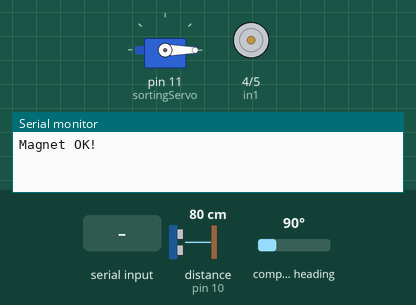
Recording of a sketch running on a simulated Arduino Uno, built with avr-gcc and run on an emulated ATmega328P. Parts: servo, motor-driver pin pairs drawn as motors (green arrow = first pin HIGH = forward, orange = second pin HIGH = backward, longer = more drive, scaled by the enable pin), the last lines printed to the serial monitor. The inputs (shaded band) are chosen by the test bench; at power-on: distance to the obstacle (sensor on pin 10) 80 cm, compass heading 90°. The echo pulse lasts 58.3 µs per cm.

Above: at 1.2 s.
1.3 s: "start\n" received over Serial
At 2.4 s:
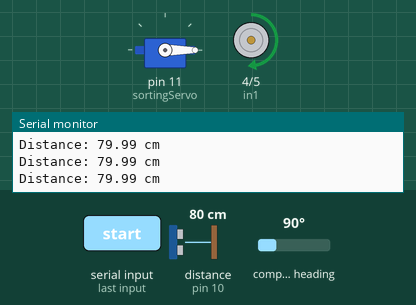
2.8 s: "servo:90\n" received over Serial
At 3.4 s:
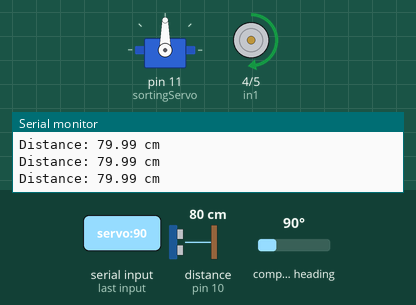
4.3 s: "stop\n" received over Serial
At 5.7 s:
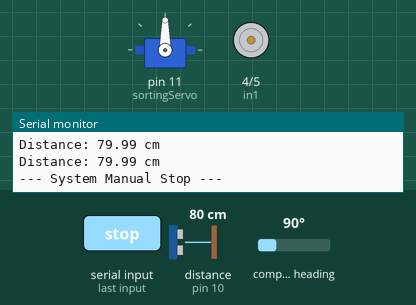
Timing chart, 0 to 7.3 s (numbered marks = the images above; inputs shaded):
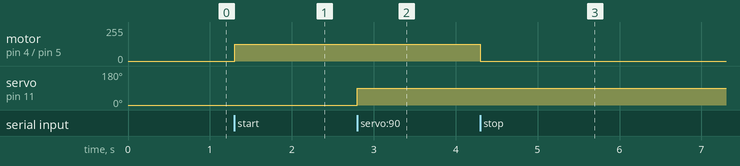

Measured:
- after the input at 1.3 s, motor on pin 4 (in1) / pin 5 (in2): stopped → forward 127/255 at once
- after the input at 2.8 s, servo on pin 11 (sortingServo): 0° → 90° at once
- after the input at 4.3 s, motor on pin 4 (in1) / pin 5 (in2): forward 127/255 → stopped at once

The sketch:

startStopSerialandHCSR04.ino
```cpp
#include <Wire.h>
#include <AS5600.h>
#include <Servo.h>

Servo sortingServo;
AMS_5600 ams5600;

// ── Encoder Variables ─────────────────────────────────────────────────────────
volatile int32_t encoderCount = 0;
int16_t previousRaw = -1;
const int16_t TICKS_PER_REV = 4096;
const int16_t HALF_TICKS = 2048;

// ── Timing & RPM Variables ────────────────────────────────────────────────────
unsigned long lastCalcTime = 0;
const uint16_t CALC_INTERVAL_MS = 50;
int32_t lastCount = 0;

// ── Motor Pins ────────────────────────────────────────────────────────────────
const int in1 = 4;
const int in2 = 5;
const int enA = 6;

// ── State Tracking ────────────────────────────────────────────────────────────
unsigned long motorStartTime = 0;
bool motorRunning = false;
bool taskCompleted = false;
bool isRunning = false;

// ── HC-SR04 Ultrasonic Sensor ─────────────────────────────────────────────────
const int trigPin = 9;
const int echoPin = 10;
unsigned long lastDistanceCalcTime = 0;
const uint16_t DISTANCE_INTERVAL_MS = 150; // Measured slightly faster for responsiveness
float currentDistance_cm = 0.0;

// ── Spawn Trigger Variables ───────────────────────────────────────────────────
unsigned long outOfRangeStartTime = 0;
bool outOfRangeActive = false;
bool spawnSent = false; // Prevents repeated spawning per event

// ─────────────────────────────────────────────────────────────────────────────
void setup() {
  Serial.begin(115200); // Higher baud rate strongly recommended
  Wire.begin();
  sortingServo.attach(11);
  sortingServo.write(0); // Start at 0 degrees

  while (ams5600.detectMagnet() == 0) {
    Serial.println("Waiting for magnet...");
    delay(300);
  }
  Serial.println("Magnet OK!");

  previousRaw = (int16_t)ams5600.getRawAngle();

  pinMode(in1, OUTPUT);
  pinMode(in2, OUTPUT);
  pinMode(enA, OUTPUT);
  pinMode(trigPin, OUTPUT);
  pinMode(echoPin, INPUT);
}

// ─────────────────────────────────────────────────────────────────────────────
// Non-blocking distance measurement
// ─────────────────────────────────────────────────────────────────────────────
void measureDistance() {
  digitalWrite(trigPin, LOW);
  delayMicroseconds(2);
  digitalWrite(trigPin, HIGH);
  delayMicroseconds(10);
  digitalWrite(trigPin, LOW);

  // 26000us timeout prevents the code from freezing if no object is detected
  long duration = pulseIn(echoPin, HIGH, 26000);

  if (duration == 0) {
    currentDistance_cm = -1.0; // Indicates out of range
  } else {
    currentDistance_cm = (duration * 0.0343) / 2;
  }
}

// ─────────────────────────────────────────────────────────────────────────────

void CounterClockwise(int speed){
  if (!motorRunning) {
    digitalWrite(in1, HIGH);
    digitalWrite(in2, LOW);
    analogWrite(enA, speed);
    motorStartTime = millis();
    motorRunning = true;
    Serial.println(">>> Motor Started...");
  }
}

void CounterClockwiseCalibration(int speed, int32_t counter) {
  if (taskCompleted) return;

  if (!motorRunning) {
    digitalWrite(in1, HIGH);
    digitalWrite(in2, LOW);
    analogWrite(enA, speed);
    motorStartTime = millis();
    motorRunning = true;
    Serial.println(">>> Calibration Started...");
  }

  if (motorRunning && (millis() - motorStartTime >= 18500)) {
    digitalWrite(in1, LOW);
    digitalWrite(in2, LOW);
    analogWrite(enA, 0);

    float durationSec = (millis() - motorStartTime) / 1000.0;
    float speedTicksPerSec = (float)encoderCount / durationSec;

    motorRunning = false;
    taskCompleted = true;

    Serial.println(">>> Calibration Done. Motor Stopped.");
    Serial.print(">>> Avg Speed: ");
    Serial.print(speedTicksPerSec);
    Serial.println(" counts/sec");
  }
}

// ─────────────────────────────────────────────────────────────────────────────
void updateEncoder() {
  int16_t currentRaw = (int16_t)ams5600.getRawAngle();
  if (previousRaw == -1) { previousRaw = currentRaw; return; }

  int16_t delta = currentRaw - previousRaw;
  if (delta >  HALF_TICKS) delta -= TICKS_PER_REV;
  if (delta < -HALF_TICKS) delta += TICKS_PER_REV;

  encoderCount += delta;
  previousRaw = currentRaw;
}

// ─────────────────────────────────────────────────────────────────────────────
void loop() {
  updateEncoder();
  unsigned long now = millis();

  // 1. Serial Command Handling
  if (Serial.available() > 0) {
    String input = Serial.readStringUntil('\n');
    input.trim();

    if (input == "start") {
      isRunning = true;
      taskCompleted = false;
      motorRunning = false;
      encoderCount = 0;
      Serial.println("--- System Active ---");
    }
    else if (input == "stop") {
      isRunning = false;
      digitalWrite(in1, LOW);
      digitalWrite(in2, LOW);
      analogWrite(enA, 0);
      motorRunning = false;      // ← reset so motor can restart next time
      taskCompleted = false;     // ← reset so calibration can run again
      Serial.println("--- System Manual Stop ---");
    }

    else if (input.startsWith("servo:")) {
    int angle = input.substring(6).toInt();
    angle = constrain(angle, 0, 180); // Safety clamp
    sortingServo.write(angle);
    Serial.print("Servo moved to: ");
    Serial.println(angle);
    }
  }

  // 2. Main Logic — only runs when isRunning = true
  if (isRunning) {

    // ── Motor Control for calibration ──────────────────────────────────────────
    //CounterClockwiseCalibration(127, encoderCount);  // ← THIS WAS MISSING

    // for moving
    CounterClockwise(127);

    // ── Distance Sensing ───────────────────────────────────────
    if (now - lastDistanceCalcTime >= DISTANCE_INTERVAL_MS) {
      measureDistance();
      lastDistanceCalcTime = now;

      if (currentDistance_cm < 0) {
        Serial.println("Distance: OUT OF RANGE");

        if (!outOfRangeActive) {
          outOfRangeActive = true;
          outOfRangeStartTime = now;
          spawnSent = false; //to spawn in simulation
          // you have to calibrate this time in(ms)
        } else if (!spawnSent && (now - outOfRangeStartTime >= 150)) {
          Serial.println("SPAWN");
          spawnSent = true;
        }

      } else {
        Serial.print("Distance: ");
        Serial.print(currentDistance_cm);
        Serial.println(" cm");
        outOfRangeActive = false;
        spawnSent = false;
      }
    }
  }

  // 3. RPM Background Calculation (always runs)
  if (now - lastCalcTime >= CALC_INTERVAL_MS) {
    lastCount = encoderCount;
    lastCalcTime = now;
  }
}
```
